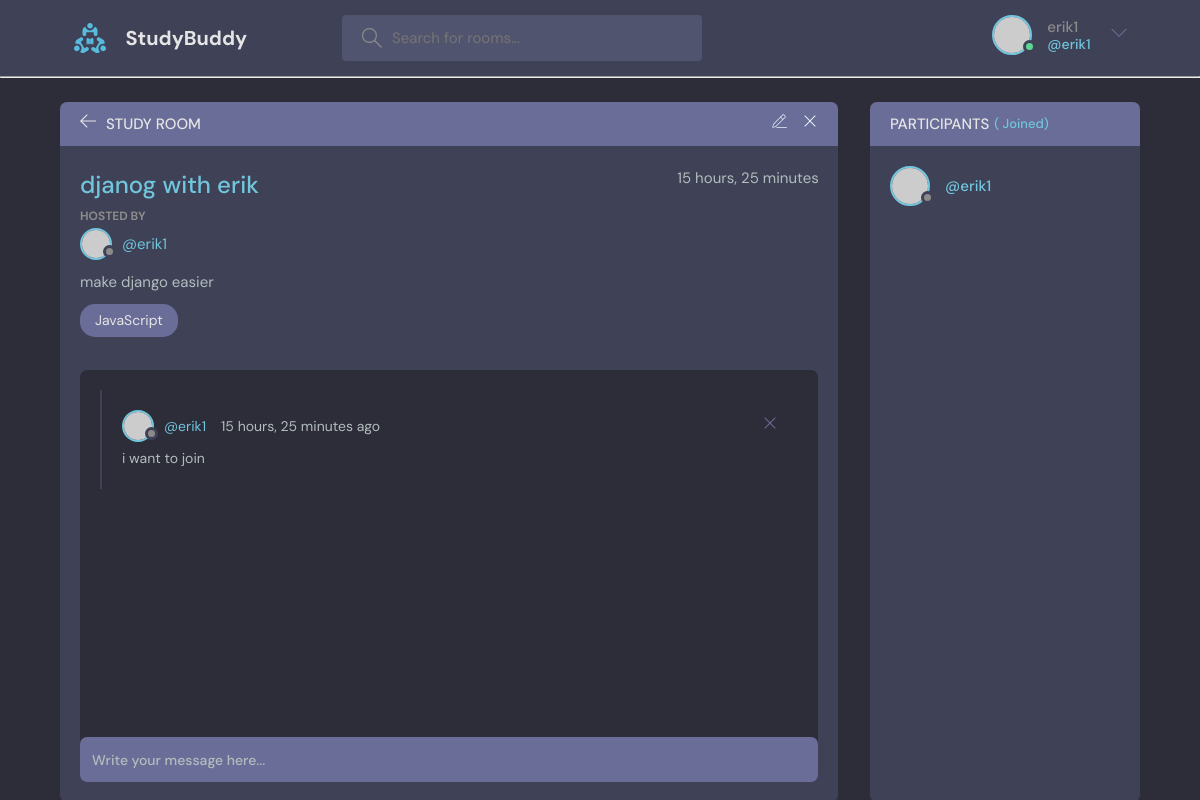
/room/42/ (signed in), run on the app's committed database.
### base/models.py (models this page shows, shortened)
class Room(models.Model):
    host = models.ForeignKey(User,on_delete=models.SET_NULL,null=True)
    topic = models.ForeignKey(Topic,on_delete=models.SET_NULL,null=True)
    name = models.CharField(max_length=200)
    description = models.CharField(max_length=500,null=True)
    participants = models.ManyToManyField(
        User, related_name='participants', blank=True)
    updated = models.DateTimeField(auto_now=True)
    created = models.DateTimeField(auto_now_add=True)
    class Meta :
        ordering = ['-updated','-created']

class Message(models.Model):
    user = models.ForeignKey(User,on_delete=models.CASCADE)
    room = models.ForeignKey(Room,on_delete=models.CASCADE)
    body = models.TextField()
    updated = models.DateTimeField(auto_now=True)
    created = models.DateTimeField(auto_now_add=True)
    class Meta :
        ordering = ['-created']

### base/views.py (the view, shortened to what this page needs)
# urls.py: path('room/<str:pk>/',views.room,name='room'),
def room(request,pk):
     curr = Room.objects.get(id=pk)
     room_message = curr.message_set.all().order_by('-created')
     participants = curr.participants.all()
     context = {'room':curr,'room_message':room_message,'participants':participants}
     return render(request,'base/room.html',context)

### base/templates/base/room.html (shortened to what this page needs)
{%extends 'main.html'%}
{% block content%}
<main class="profile-page layout layout--2">
    <div class="container">
        <div class="room">
            <div class="room__top">
                <div class="room__topLeft">
                    <a href="{% url 'home' %}">
                        <svg version="1.1" xmlns="http://www.w3.org/2000/svg" width="32" height="32"
                            viewBox="0 0 32 32">
                            <title>arrow-left</title>
                            <path
                                d="M13.723 2.286l-13.723 13.714 13.719 13.714 1.616-1.611-10.96-10.96h27.625v-2.286h-27.625l10.965-10.965-1.616-1.607z">
                            </path>
                        </svg>
                    </a>
                    <h3>Study Room</h3>
                </div>
                {% if request.user == room.host %}
                <div class="room__topRight">
                    <a href="{% url 'update-room' room.id %}">
                    </a>
                    <a href="{% url 'delete-room' room.id %}">
                        <svg version="1.1" xmlns="http://www.w3.org/2000/svg" width="32" height="32"
                            viewBox="0 0 32 32">
                            <title>remove</title>
                            <path
                                d="M27.314 6.019l-1.333-1.333-9.98 9.981-9.981-9.981-1.333 1.333 9.981 9.981-9.981 9.98 1.333 1.333 9.981-9.98 9.98 9.98 1.333-1.333-9.98-9.98 9.98-9.981z">
                            </path>
                        </svg>
                    </a>
                </div>
                {% endif %}
            </div>
            <div class="room__box scroll">
                <div class="room__header scroll">
                    <div class="room__info">
                        <h3>{{room.name}}</h3>
                        <span>{{room.created|timesince}}</span>
                    </div>
                    <div class="room__hosted">
                        <p>Hosted By</p>
                        <a href="{% url 'user-profile' room.host.id %}" class="room__author">
                            <div class="avatar avatar--small">
                                <img src="https://randomuser.me/api/portraits/men/37.jpg" />
                            </div>
                            <span>@{{room.host}}</span>
                        </a>
                    </div>
                    {% if room.description is not None%}
                    <div class="room__details">
                        {{room.description}}
                    </div>
                    {%endif%}
                    <span class="room__topics">JavaScript</span>
                </div>
                <div class="room__conversation">
                        <div class="threads scroll">
                            <div class="thread">
                                {% for m in room_message %}
                                <div class="thread__top">
                                    <div class="thread__author">
                                        <a href="{% url 'user-profile' m.user.id %}" class="thread__authorInfo">
                                            <div class="avatar avatar--small">
                                                <img src="https://randomuser.me/api/portraits/men/37.jpg" />
                                            </div>
                                            <span>@{{m.user.username}}</span>
                                        </a>
                                        <span class="thread__date">{{m.created|timesince}} ago</span>
                                    </div>
                                    {% if request.user == m.user %}
                                    <div class="thread__delete">
                                        <a href="{%url 'delete-message' m.id %}">
                                        <svg version="1.1" xmlns="http://www.w3.org/2000/svg" width="32" height="32"
                                            viewBox="0 0 32 32">
                                            <title>remove</title>
                                            <path
                                                d="M27.314 6.019l-1.333-1.333-9.98 9.981-9.981-9.981-1.333 1.333 9.981 9.981-9.981 9.98 1.333 1.333 9.981-9.98 9.98 9.98 1.333-1.333-9.98-9.98 9.98-9.981z">
                                            </path>
                                        </svg>
                                        </a>
                                    </div>
                                    {%endif%}
                                </div>
                                <div class="thread__details">
                                    {{m.body}}
                                </div>
                                {%endfor%}
                            </div>
                        </div>
                </div>
            </div>
            {% if request.user.is_authenticated %}
            <div class="room__message">
                <form action="" method="POST">{%csrf_token%}<input name="body" type="text"
                        placeholder="Write your message here..." /></form>
            </div>
            {%endif%}
        </div>
        <div class="participants">
            <h3 class="participants__top">Participants <span>({{room.participants_set.all.count}} Joined)</span></h3>
            <div class="participants__list scroll">
                {% for user in participants %}
                <a href="{% url 'user-profile' user.id %}" class="participant">
                    <div class="avatar avatar--medium">
                        <img src="https://randomuser.me/api/portraits/men/37.jpg" />
                    </div>
                    <p>
                        <span>@{{user.username}}</span>
                    </p>
                </a>
                {%endfor%}
            </div>
        </div>
    </div>
</main>
{%endblock content%}

### templates/navbar.html (shortened to what this page needs)
{% load static %}
<header class="header header--loggedIn">
    <div class="container">
      <a href="{% url 'home' %}" class="header__logo">
        <img src="{% static 'images/logo.svg' %}" />
        <h1>StudyBuddy</h1>
      </a>
      <form class="header__search" method="GET" action="{% url 'home' %}">
        <label>
          <input placeholder="Search for rooms..." name="q" />
        </label>
      </form>
      <nav class="header__menu">
        {% if request.user.is_authenticated %}
        <div class="header__user">
          <a href="{% url 'user-profile' request.user.id %}">
            <div class="avatar avatar--medium active">
              <img src="https://randomuser.me/api/portraits/men/37.jpg" />
            </div>
            <p>{{request.user.username}} <span>@{{request.user.username}}</span></p>
          </a>
          <button class="dropdown-button">
            <svg version="1.1" xmlns="http://www.w3.org/2000/svg" width="32" height="32" viewBox="0 0 32 32">
              <title>chevron-down</title>
              <path d="M16 21l-13-13h-3l16 16 16-16h-3l-13 13z"></path>
            </svg>
          </button>
        </div>
        {% else %}
        <a href="{% url 'login' %}">
            <img src="{% static 'images/avatar.svg' %}" />
            <p>Login</p>
          </a>
        {% endif %}
      </nav>
    </div>
  </header>
<hr/>

### data on the page
Room: name "djanog with erik", created "15 hours, 25 minutes", host "erik1", description "make django easier"
Message: user.username "erik1", created "15 hours, 25 minutes", body "i want to join"

### other printed values
{{ request.user.username }} "erik1"
{{ user.username }} "erik1"
